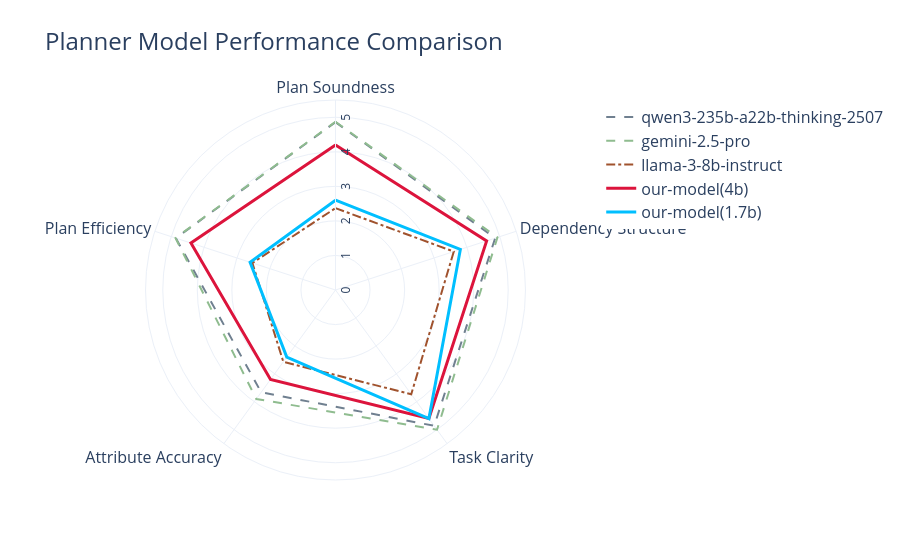

Notebook source saved alongside this figure:
### Code cell
import pandas as pd
import plotly.express as px
import plotly.graph_objects as go
import io

# 1. 准备数据 (与您提供的一致)
csv_data = """Planner Model,Plan Soundness,Dependency Structure,Task Clarity,Attribute Accuracy,Plan Efficiency
qwen3-235b-a22b-thinking-2507,4.86,4.86,4.86,3.66,4.86
gemini-2.5-pro,4.87,4.93,5.00,3.90,4.87
llama-3-8b-instruct,2.37,3.60,3.73,2.57,2.53
our-model(4b), 4.20,4.60,4.60,3.20,4.40
our-model(1.7b), 2.60,3.80,4.60,2.40,2.60
"""

df = pd.read_csv(io.StringIO(csv_data))

# 将数据转换为 Plotly 喜欢的 "长格式"
df_long = pd.melt(df, id_vars=['Planner Model'], var_name='Metric', value_name='Score')

# 2. 定义样式 - 在这里突出您自己的模型
color_discrete_map = {
    'our-model(4b)': 'crimson',          # 保持亮色突出
    'our-model(1.7b)': 'deepskyblue',      # 保持亮色突出
    'qwen3-235b-a22b-thinking-2507': 'slategray',        # 新颜色1: 石板灰
    'gemini-2.5-pro': 'darkseagreen',    # 新颜色2: 暗橄榄绿
    'llama-3-8b-instruct': 'sienna'          # 新颜色3: 赭色
}

line_dash_map = {
    'our-model(4b)': 'solid',
    'our-model(1.7b)': 'solid',
    'qwen3-235b-a22b-thinking-2507': 'dash',
    'gemini-2.5-pro': 'dash',
    'llama-3-8b-instruct': 'dashdot'
}


# 3. 使用 Plotly Express 创建基础雷达图
fig = px.line_polar(df_long,
                    r='Score',
                    theta='Metric',
                    color='Planner Model',
                    line_close=True,
                    range_r=[0, 5.5],
                    title='Planner Model Performance Comparison',
                    template='plotly_white',
                    color_discrete_map=color_discrete_map,
                    line_dash='Planner Model',
                    line_dash_map=line_dash_map
                   )

# 4. 更新线条细节
fig.update_traces(fill='none', line_width=2)

for trace in fig.data:
    if 'our-model' in trace.name:
        trace.update(line_width=3)

# 5. 更新布局 (这是修复了 polar 内部错误的最终版本)
fig.update_layout(
    font=dict(
        size=15
    ),
    title=dict(
        font=dict(
            size=24
        )
    ),
    legend=dict(
        title_text='',
        font=dict(
            size=16
        )
    ),
    # 设置极坐标轴（雷达图的轴）
    polar=dict(
        radialaxis=dict(
            visible=True,
            range=[0, 5.5],
            angle=90,
            # *** 此处已修正: font -> tickfont ***
            tickfont=dict(size=12)
        ),
        angularaxis=dict(
          # *** 此处已修正: font -> tickfont ***
          tickfont=dict(size=16)
        )
    )
)

fig.show()

### Figure 1 — Plotly figure (JSON) as saved in the notebook; plotly's stock layout.template omitted (floating-point values rounded to 4 significant figures)
{"data": [{"fill": "none", "hovertemplate": "Planner Model=qwen3-235b-a22b-thinking-2507<br>Score=%{r}<br>Metric=%{theta}<extra></extra>", "legendgroup": "qwen3-235b-a22b-thinking-2507", "line": {"color": "slategray", "dash": "dash", "width": 2}, "marker": {"symbol": "circle"}, "mode": "lines", "name": "qwen3-235b-a22b-thinking-2507", "r": [4.86, 4.86, 4.86, 3.66, 4.86, 4.86], "showlegend": true, "subplot": "polar", "theta": ["Plan Soundness", "Dependency Structure", "Task Clarity", "Attribute Accuracy", "Plan Efficiency", "Plan Soundness"], "type": "scatterpolar"}, {"fill": "none", "hovertemplate": "Planner Model=gemini-2.5-pro<br>Score=%{r}<br>Metric=%{theta}<extra></extra>", "legendgroup": "gemini-2.5-pro", "line": {"color": "darkseagreen", "dash": "dash", "width": 2}, "marker": {"symbol": "circle"}, "mode": "lines", "name": "gemini-2.5-pro", "r": [4.87, 4.93, 5.0, 3.9, 4.87, 4.87], "showlegend": true, "subplot": "polar", "theta": ["Plan Soundness", "Dependency Structure", "Task Clarity", "Attribute Accuracy", "Plan Efficiency", "Plan Soundness"], "type": "scatterpolar"}, {"fill": "none", "hovertemplate": "Planner Model=llama-3-8b-instruct<br>Score=%{r}<br>Metric=%{theta}<extra></extra>", "legendgroup": "llama-3-8b-instruct", "line": {"color": "sienna", "dash": "dashdot", "width": 2}, "marker": {"symbol": "circle"}, "mode": "lines", "name": "llama-3-8b-instruct", "r": [2.37, 3.6, 3.73, 2.57, 2.53, 2.37], "showlegend": true, "subplot": "polar", "theta": ["Plan Soundness", "Dependency Structure", "Task Clarity", "Attribute Accuracy", "Plan Efficiency", "Plan Soundness"], "type": "scatterpolar"}, {"fill": "none", "hovertemplate": "Planner Model=our-model(4b)<br>Score=%{r}<br>Metric=%{theta}<extra></extra>", "legendgroup": "our-model(4b)", "line": {"color": "crimson", "dash": "solid", "width": 3}, "marker": {"symbol": "circle"}, "mode": "lines", "name": "our-model(4b)", "r": [4.2, 4.6, 4.6, 3.2, 4.4, 4.2], "showlegend": true, "subplot": "polar", "theta": ["Plan Soundness", "Dependency Structure", "Task Clarity", "Attribute Accuracy", "Plan Efficiency", "Plan Soundness"], "type": "scatterpolar"}, {"fill": "none", "hovertemplate": "Planner Model=our-model(1.7b)<br>Score=%{r}<br>Metric=%{theta}<extra></extra>", "legendgroup": "our-model(1.7b)", "line": {"color": "deepskyblue", "dash": "solid", "width": 3}, "marker": {"symbol": "circle"}, "mode": "lines", "name": "our-model(1.7b)", "r": [2.6, 3.8, 4.6, 2.4, 2.6, 2.6], "showlegend": true, "subplot": "polar", "theta": ["Plan Soundness", "Dependency Structure", "Task Clarity", "Attribute Accuracy", "Plan Efficiency", "Plan Soundness"], "type": "scatterpolar"}], "layout": {"font": {"size": 15}, "legend": {"font": {"size": 16}, "title": {"text": ""}, "tracegroupgap": 0}, "polar": {"angularaxis": {"direction": "clockwise", "rotation": 90, "tickfont": {"size": 16}}, "domain": {"x": [0, 1], "y": [0, 1]}, "radialaxis": {"angle": 90, "range": [0, 5.5], "tickfont": {"size": 12}, "visible": true}}, "title": {"font": {"size": 24}, "text": "Planner Model Performance Comparison"}}}
